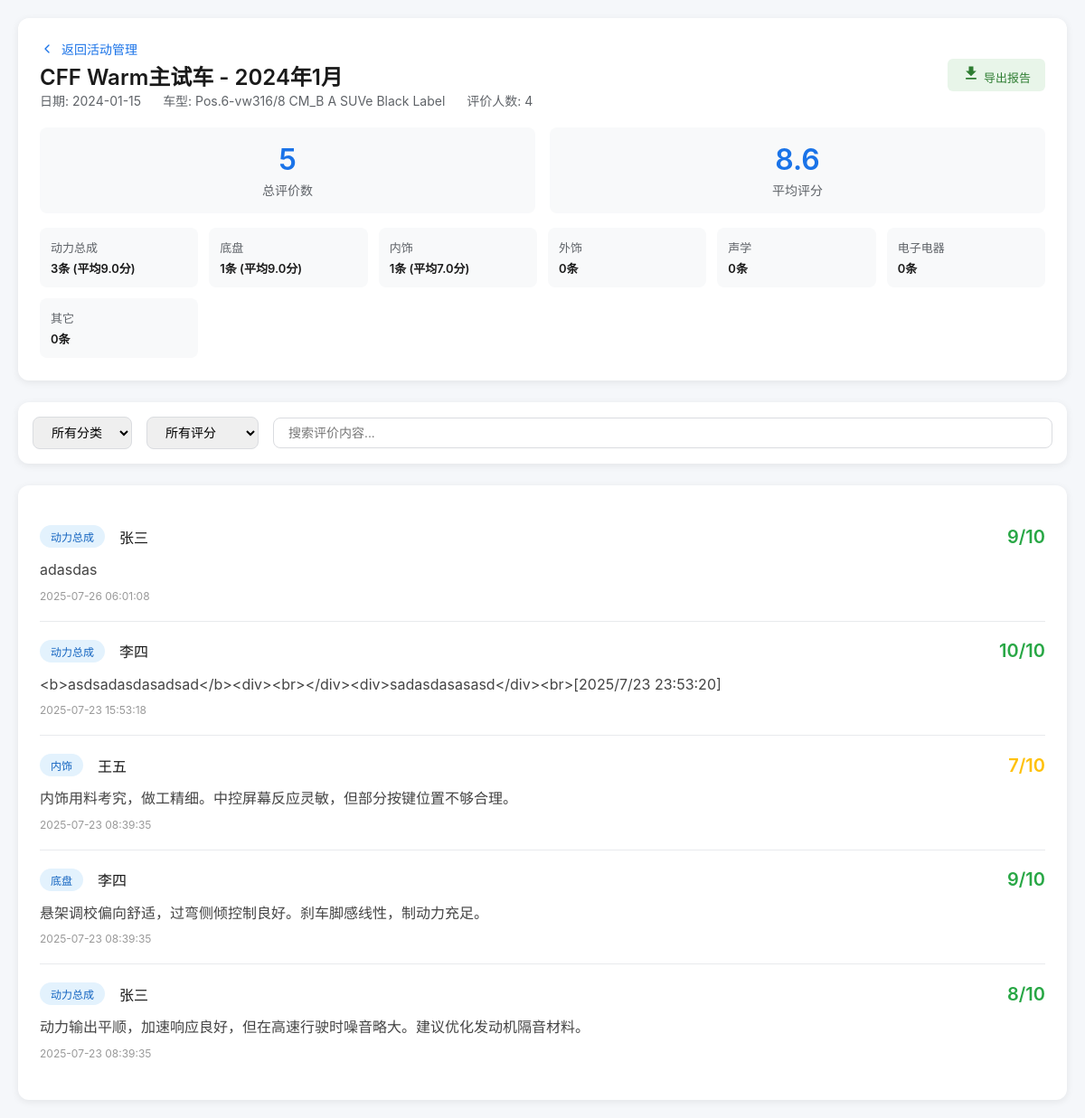
The app's page /admin/evaluations/1 (signed in) with its own data.
### models.py (models this page shows)
class Activity(db.Model):
    id = db.Column(db.Integer, primary_key=True)
    name = db.Column(db.String(200), nullable=False)
    date = db.Column(db.Date)
    vehicle_id = db.Column(db.Integer, db.ForeignKey('vehicle.id'))
    vehicle = db.relationship('Vehicle', backref='activities')
    created_at = db.Column(db.DateTime, default=datetime.utcnow)

class Vehicle(db.Model):
    id = db.Column(db.Integer, primary_key=True)
    name = db.Column(db.String(200), nullable=False)
    model = db.Column(db.String(100))
    info_file = db.Column(db.String(200))
    created_at = db.Column(db.DateTime, default=datetime.utcnow)

class Category(db.Model):
    id = db.Column(db.Integer, primary_key=True)
    name = db.Column(db.String(50), nullable=False, unique=True)
    name_en = db.Column(db.String(50))  # 英文名称
    icon = db.Column(db.String(100))  # 图标类型
    order = db.Column(db.Integer, default=0)  # 排序
    is_active = db.Column(db.Boolean, default=True)
    created_at = db.Column(db.DateTime, default=datetime.utcnow)

class Evaluation(db.Model):
    id = db.Column(db.Integer, primary_key=True)
    activity_id = db.Column(db.Integer, db.ForeignKey('activity.id'))
    vehicle_id = db.Column(db.Integer, db.ForeignKey('vehicle.id'))
    evaluator_id = db.Column(db.Integer, db.ForeignKey('evaluator.id'))
    category_id = db.Column(db.Integer, db.ForeignKey('category.id'), nullable=True)  # 暂时设为可选
    category = db.Column(db.String(50))  # 保留用于向后兼容
    score = db.Column(db.Integer)
    content = db.Column(db.Text)
    created_at = db.Column(db.DateTime, default=datetime.utcnow)
    activity = db.relationship('Activity', backref='evaluations')
    vehicle = db.relationship('Vehicle', backref='evaluations')
    evaluator = db.relationship('Evaluator', backref='evaluations')
    category_obj = db.relationship('Category', backref='evaluations', foreign_keys=[category_id])

class Evaluator(db.Model):
    id = db.Column(db.Integer, primary_key=True)
    name = db.Column(db.String(100), nullable=False)
    department = db.Column(db.String(100))
    created_at = db.Column(db.DateTime, default=datetime.utcnow)

### app.py (the view)
@app.route('/admin/evaluations/<int:activity_id>')
@login_required
def view_evaluations(activity_id):
    activity = Activity.query.get_or_404(activity_id)
    evaluations = Evaluation.query.filter_by(activity_id=activity_id).order_by(Evaluation.created_at.desc()).all()
    categories = Category.query.filter_by(is_active=True).order_by(Category.order).all()
    stats = {
        'total': len(evaluations),
        'by_category': {},
        'avg_score': 0
    }
    for category in categories:
        cat_evals = [e for e in evaluations if e.category == category.name]
        stats['by_category'][category.name] = {
            'count': len(cat_evals),
            'avg_score': sum(e.score for e in cat_evals) / len(cat_evals) if cat_evals else 0
        }
    stats['avg_score'] = sum(e.score for e in evaluations) / len(evaluations) if evaluations else 0
    return render_template('admin/evaluations.html',
                         activity=activity,
                         evaluations=evaluations,
                         categories=categories,
                         stats=stats)

### app.py (called while the page is built)
@login_manager.user_loader
def load_user(user_id):
    return User.query.get(int(user_id))

### templates/admin/evaluations.html (shortened to what this page needs)
<!DOCTYPE html>
<html lang="zh">
<head>
    <link rel="stylesheet" href="/static/css/style.css">
</head>
<body>
    <div class="evaluation-detail-wrapper">
        <div class="evaluation-header">
            <div class="header-info">
                <div>
                    <a href="/admin/dashboard#activities" class="back-link">
                        <svg width="16" height="16" viewBox="0 0 24 24" fill="none">
                            <path d="M15 18l-6-6 6-6" stroke="currentColor" stroke-width="2" stroke-linecap="round" stroke-linejoin="round"/>
                        </svg>
                        返回活动管理
                    </a>
                    <h1 class="activity-title">{{ activity.name }}</h1>
                    <div class="activity-meta">
                        <span>日期: {{ activity.date }}</span>
                        <span>车型: {{ activity.vehicle.name if activity.vehicle else '-' }}</span>
                        <span>评价人数: {{ activity.activity_evaluators | length }}</span>
                    </div>
                </div>
                <a href="/admin/export/{{ activity.id }}" class="btn-export">
                    <svg width="20" height="20" viewBox="0 0 24 24" fill="none">
                        <path d="M19 9h-4V3H9v6H5l7 7 7-7zM5 18v2h14v-2H5z" fill="currentColor"/>
                    </svg>
                    导出报告
                </a>
            </div>
            <div class="stats-grid">
                <div class="stat-card">
                    <div class="stat-value">{{ stats.total }}</div>
                    <div class="stat-label">总评价数</div>
                </div>
                <div class="stat-card">
                    <div class="stat-value">{{ "%.1f" | format(stats.avg_score) }}</div>
                    <div class="stat-label">平均评分</div>
                </div>
            </div>
            <div class="category-stats">
                {% for category in categories %}
                {% set cat_stat = stats.by_category.get(category.name, {'count': 0, 'avg_score': 0}) %}
                <div class="category-stat">
                    <div class="category-stat-name">{{ category.name }}</div>
                    <div class="category-stat-value">
                        {{ cat_stat.count }}条 {% if cat_stat.count > 0 %}(平均{{ "%.1f" | format(cat_stat.avg_score) }}分){% endif %}
                    </div>
                </div>
                {% endfor %}
            </div>
        </div>
        <div class="filter-bar">
            <select class="filter-select" id="categoryFilter">
                <option value="">所有分类</option>
            </select>
            <select class="filter-select" id="scoreFilter">
                <option value="">所有评分</option>
            </select>
            <input type="text" class="search-input" id="searchInput" placeholder="搜索评价内容...">
        </div>
        <div class="evaluations-list">
            {% if evaluations %}
                <div id="evaluationsList">
                    {% for evaluation in evaluations %}
                    <div class="evaluation-card"
                         data-category="{{ evaluation.category }}"
                         data-score="{{ evaluation.score }}"
                         data-content="{{ evaluation.content | lower }}">
                        <div class="eval-header">
                            <div class="eval-info">
                                <span class="eval-category">{{ evaluation.category }}</span>
                                <span class="eval-evaluator">{{ evaluation.evaluator.name }}</span>
                            </div>
                            <span class="eval-score {% if evaluation.score >= 8 %}score-high{% elif evaluation.score >= 6 %}score-medium{% elif evaluation.score >= 4 %}score-low{% else %}score-poor{% endif %}">
                                {{ evaluation.score }}/10
                            </span>
                        </div>
                        <div class="eval-content">{{ evaluation.content }}</div>
                        <div class="eval-time">{{ evaluation.created_at.strftime('%Y-%m-%d %H:%M:%S') }}</div>
                    </div>
                    {% endfor %}
                </div>
            {% endif %}
        </div>
    </div>
</body>
</html>

### static/css/style.css (style rules this page uses)
* { margin: 0; padding: 0; box-sizing: border-box; }
body { font-family: -apple-system, BlinkMacSystemFont, "PingFang SC", "Helvetica Neue", "STHeitiSC-Light", Arial, sans-serif; background-color: #f0f2f5; color: #1a1a1a; min-height: 100vh; overflow-x: hidden; }
.evaluation-header { background: rgba(255, 255, 255, 0.1); backdrop-filter: blur(20px); padding: 20px 40px; box-shadow: 0 2px 10px rgba(0,0,0,0.1); border-bottom: 1px solid rgba(255, 255, 255, 0.2); }
.btn-export { padding: 6px 16px; background: #e8f5e9; color: #2e7d32; border: none; border-radius: 6px; font-size: 13px; cursor: pointer; text-decoration: none; display: inline-block; transition: all 0.3s; }

### templates/admin/evaluations.html (style rules this page uses)
.evaluation-detail-wrapper { min-height: 100vh; background: #f5f7fa; padding: 20px; }
.evaluation-header { background: white; border-radius: 12px; padding: 24px; margin-bottom: 24px; box-shadow: 0 2px 8px rgba(0,0,0,0.08); }
.header-info { display: flex; justify-content: space-between; align-items: center; margin-bottom: 20px; }
.back-link { color: #1a73e8; text-decoration: none; display: inline-flex; align-items: center; gap: 8px; font-size: 14px; }
.activity-title { font-size: 24px; font-weight: 600; color: #1a1a1a; margin: 0; }
.activity-meta { display: flex; gap: 24px; font-size: 14px; color: #5f6368; }
.stats-grid { display: grid; grid-template-columns: repeat(auto-fit, minmax(200px, 1fr)); gap: 16px; margin-top: 20px; }
.stat-card { background: #f8f9fa; border-radius: 8px; padding: 16px; text-align: center; }
.stat-value { font-size: 32px; font-weight: 600; color: #1a73e8; }
.stat-label { font-size: 14px; color: #5f6368; margin-top: 4px; }
.filter-bar { background: white; border-radius: 12px; padding: 16px; margin-bottom: 24px; box-shadow: 0 2px 8px rgba(0,0,0,0.08); display: flex; gap: 16px; align-items: center; }
.filter-select { padding: 8px 16px; border: 1px solid #dadce0; border-radius: 8px; font-size: 14px; }
.search-input { flex: 1; padding: 8px 16px; border: 1px solid #dadce0; border-radius: 8px; font-size: 14px; }
.evaluations-list { background: white; border-radius: 12px; padding: 24px; box-shadow: 0 2px 8px rgba(0,0,0,0.08); }
.evaluation-card { border-bottom: 1px solid #e8eaed; padding: 20px 0; }
.evaluation-card:last-child { border-bottom: none; }
.eval-header { display: flex; justify-content: space-between; align-items: center; margin-bottom: 12px; }
.eval-info { display: flex; gap: 16px; align-items: center; }
.eval-category { background: #e3f2fd; color: #1565c0; padding: 4px 12px; border-radius: 16px; font-size: 12px; font-weight: 500; }
.eval-evaluator { font-weight: 500; color: #1a1a1a; }
.eval-score { font-size: 20px; font-weight: 600; }
.score-high { color: #28a745; }
.score-medium { color: #ffc107; }
.eval-content { color: #444; line-height: 1.6; margin-bottom: 8px; }
.eval-time { font-size: 12px; color: #999; }
.category-stats { display: grid; grid-template-columns: repeat(auto-fit, minmax(150px, 1fr)); gap: 12px; margin-top: 16px; }
.category-stat { background: #f8f9fa; padding: 12px; border-radius: 8px; font-size: 13px; }
.category-stat-name { color: #5f6368; margin-bottom: 4px; }
.category-stat-value { font-weight: 600; color: #1a1a1a; }

### records on screen
Activity: name "CFF Warm主试车 - 2024年1月", date "2024-01-15"
Vehicle: vehicle "Pos.6-vw316/8 CM_B A SUVe Black Label"
Category: name "动力总成", count "3", avg_score "9.0"
Category: name "底盘", count "1", avg_score "9.0"
Category: name "内饰", count "1", avg_score "7.0"
Category: name "外饰", count "0"
Category: name "声学", count "0"
Category: name "电子电器", count "0"
Category: name "其它", count "0"
Evaluation: category "动力总成", evaluator.name "张三", score "9", content "adasdas", created_at "2025-07-26 06:01:08"
Evaluation: category "动力总成", evaluator.name "李四", score "10", content "<b>asdsadasdasadsad</b><div><br></div><div>sadasdasasasd</div><br>[2025/7/23 23:53:20]", created_at "2025-07-23 15:53:18"
Evaluation: category "内饰", evaluator.name "王五", score "7", content "内饰用料考究，做工精细。中控屏幕反应灵敏，但部分按键位置不够合理。", created_at "2025-07-23 08:39:35"
Evaluation: category "底盘", evaluator.name "李四", score "9", content "悬架调校偏向舒适，过弯侧倾控制良好。刹车脚感线性，制动力充足。", created_at "2025-07-23 08:39:35"
Evaluation: category "动力总成", evaluator.name "张三", score "8", content "动力输出平顺，加速响应良好，但在高速行驶时噪音略大。建议优化发动机隔音材料。", created_at "2025-07-23 08:39:35"

### other values on screen
{{ activity.activity_evaluators | length }} "4"
{{ stats.total }} "5"
{{ "%.1f" | format(stats.avg_score) }} "8.6"
